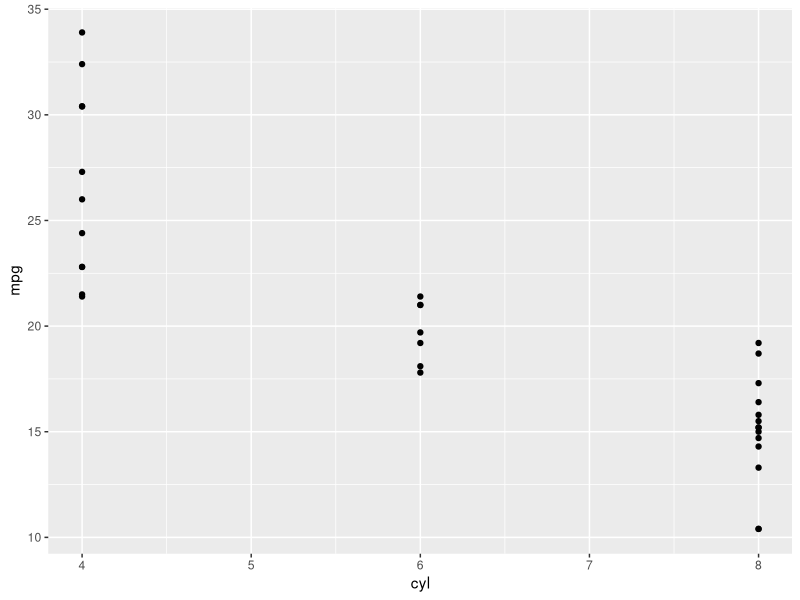
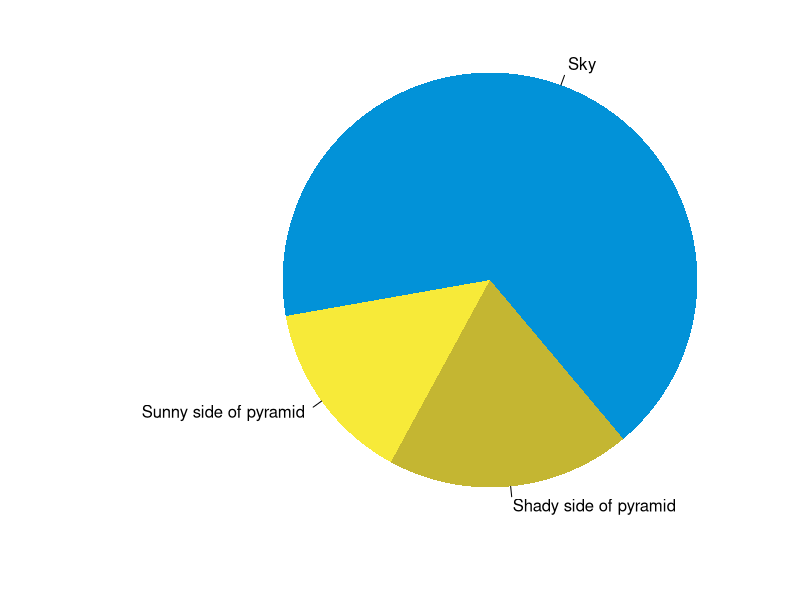

R code for these plots, in order:
## ---- chunk 1
knitr::opts_chunk$set(collapse = TRUE)
## ---- chunk 2
library(tidyverse)
## ---- chunk 3
mtcars %>% 
  ggplot2::ggplot()+
  geom_point(mapping = aes(x = cyl, y = mpg))
## ---- chunk 4
summary(cars)
fit <- lm(dist ~ speed, data = cars)
fit
## ---- chunk 5
par(mar = c(2, 10, 0, 1))
pie(
  c(280, 60, 80),
  c('Sky', 'Sunny side of pyramid', 'Shady side of pyramid'),
  col = c('#0292D8', '#F7EA39', '#C4B632'),
  init.angle = -50, border = NA
)
